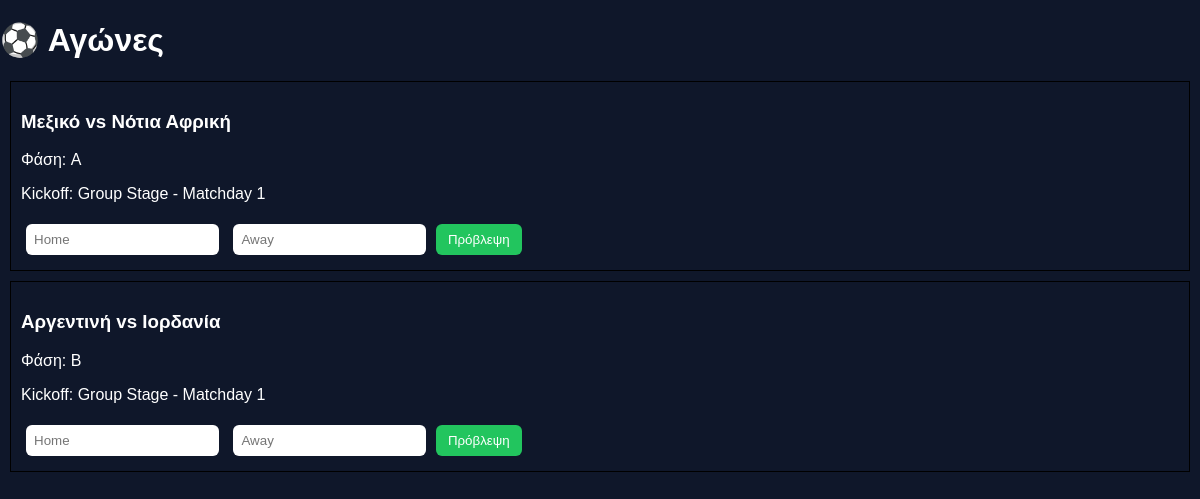
Page /matches (signed in) on the committed database.
### tables this page shows
CREATE TABLE matches (
        id INTEGER PRIMARY KEY AUTOINCREMENT,
        home_team TEXT,
        away_team TEXT,
        group_name TEXT,
        phase TEXT,
        kickoff TEXT,
        home_score INTEGER,
        away_score INTEGER,
        scorers TEXT,
        finished INTEGER DEFAULT 0,
        scored INTEGER DEFAULT 0
    );

### app.py (the view)
@app.route("/matches")
def matches():
    if "user" not in session:
        return redirect("/")
    from models.database import get_connection
    conn = get_connection()
    cursor = conn.cursor()
    cursor.execute("SELECT * FROM matches")
    matches = cursor.fetchall()
    conn.close()
    return render_template("matches.html", matches=matches)

### models/database.py (called while the page is built)
def get_connection():
    return sqlite3.connect(DB_PATH)

### templates/matches.html (shortened to what this page needs)
<!DOCTYPE html>
<html>
<head>
</head>
<body>
<h1>⚽ Αγώνες</h1>
{% for match in matches %}
<div style="border:1px solid black; padding:10px; margin:10px">
    <h3>
        {{ match[1] }} vs {{ match[2] }}
    </h3>
    <p>Φάση: {{ match[3] }}</p>
    <p>Kickoff: {{ match[4] }}</p>
    <form method="POST" action="/predict/{{ match[0] }}">
        <input name="home_score" placeholder="Home">
        <input name="away_score" placeholder="Away">
        <button type="submit">Πρόβλεψη</button>
    </form>
</div>
{% endfor %}
</body>
</html>

### templates/matches.html (style rules this page uses)
body { font-family: Arial; background:#0f172a; color:white; margin:0; }
input { padding:8px; margin:5px; border-radius:6px; border:none; }
button { padding:8px 12px; background:#22c55e; border:none; color:white; border-radius:6px; cursor:pointer; }

### rows in the picture
matches: home_team "Μεξικό", away_team "Νότια Αφρική", group_name "A", phase "Group Stage - Matchday 1"
matches: home_team "Αργεντινή", away_team "Ιορδανία", group_name "B", phase "Group Stage - Matchday 1"
